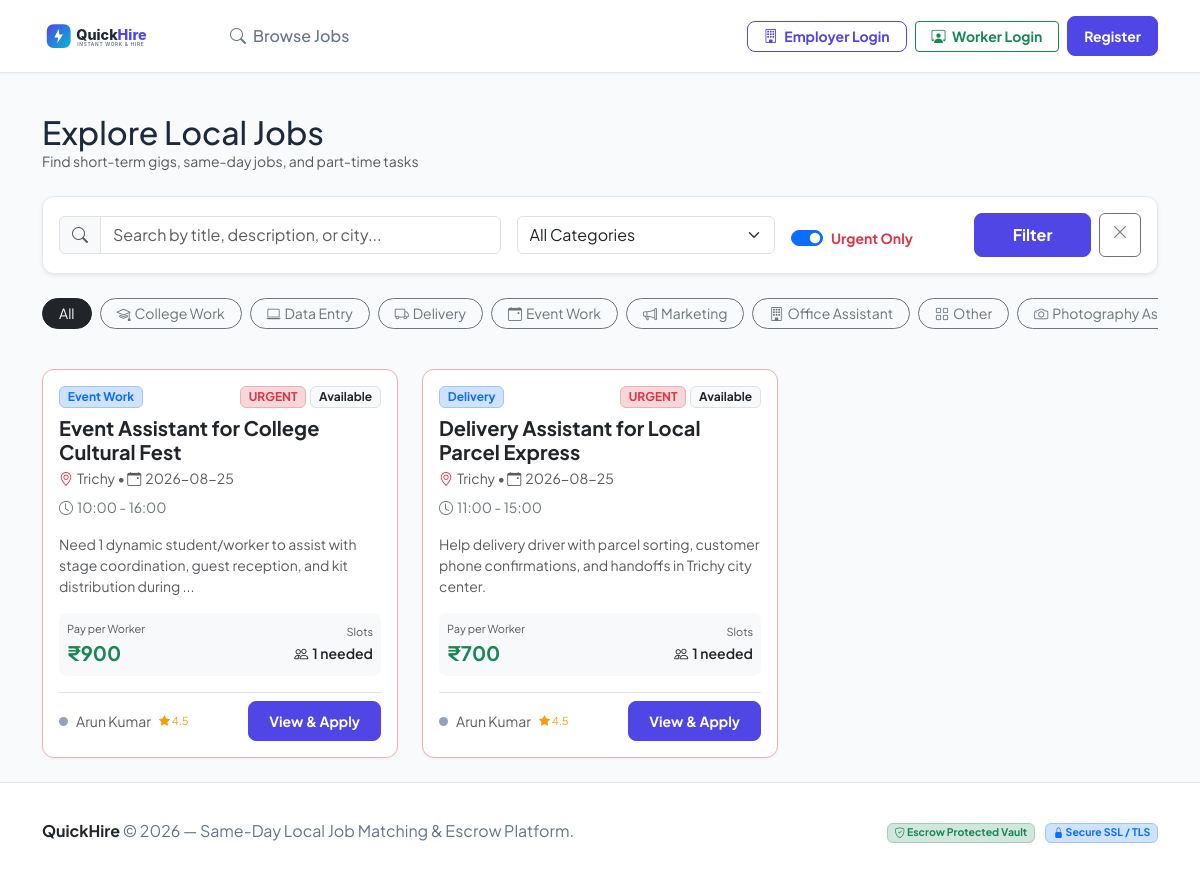
The page /jobs?urgent=1 on the database its author committed.
### tables this page shows
CREATE TABLE categories (
    id INTEGER PRIMARY KEY AUTOINCREMENT,
    name TEXT UNIQUE NOT NULL,
    icon TEXT DEFAULT 'bi-briefcase'
);

CREATE TABLE jobs (
    id INTEGER PRIMARY KEY AUTOINCREMENT,
    poster_id INTEGER NOT NULL,
    title TEXT NOT NULL,
    category TEXT NOT NULL,
    description TEXT NOT NULL,
    location TEXT NOT NULL,
    job_date TEXT NOT NULL,
    start_time TEXT NOT NULL,
    end_time TEXT NOT NULL,
    required_workers INTEGER NOT NULL DEFAULT 1,
    payment REAL NOT NULL,
    urgent INTEGER DEFAULT 0,
    status TEXT DEFAULT 'Available',
    created_at TIMESTAMP DEFAULT CURRENT_TIMESTAMP,
    FOREIGN KEY (poster_id) REFERENCES users(id) ON DELETE CASCADE
);

CREATE TABLE users (
    id INTEGER PRIMARY KEY AUTOINCREMENT,
    name TEXT NOT NULL,
    email TEXT UNIQUE NOT NULL,
    password TEXT NOT NULL,
    skills TEXT DEFAULT '',
    location TEXT DEFAULT '',
    phone TEXT DEFAULT '+91 98765 43210',
    role TEXT DEFAULT 'worker',
    wallet_balance REAL DEFAULT 5000.0,
    secured_balance REAL DEFAULT 0.0,
    rating REAL DEFAULT NULL,
    reliability_score INTEGER DEFAULT 100,
    completed_jobs INTEGER DEFAULT 0,
    late_arrivals INTEGER DEFAULT 0,
    no_shows INTEGER DEFAULT 0,
    is_online INTEGER DEFAULT 0,
    created_at TIMESTAMP DEFAULT CURRENT_TIMESTAMP
);

### backend/routes/job_routes.py (the view)
@job_bp.route('/jobs')
def jobs():
    search = request.args.get('search', '').strip()
    category = request.args.get('category', '').strip()
    urgent_only = request.args.get('urgent') == '1'
    all_jobs = JobModel.get_all(search=search, category=category, urgent_only=urgent_only)
    with db_cursor() as cur:
        cur.execute("SELECT * FROM categories ORDER BY name ASC")
        categories = [dict(row) for row in cur.fetchall()]
    return render_template(
        'jobs.html',
        jobs=all_jobs,
        categories=categories,
        search=search,
        selected_category=category,
        urgent_only=urgent_only
    )

### backend/models.py (called while the page is built, shortened)
def get_db_path():
    return os.path.join(DATABASE_DIR, 'quickhire.db')

def get_db_connection():
    turso_conn = get_turso_connection()
    if turso_conn:
        return turso_conn
    db_file = get_db_path()
    conn = sqlite3.connect(db_file)
    conn.row_factory = sqlite3.Row
    conn.execute("PRAGMA foreign_keys = ON;")
    return conn

@contextmanager
def db_cursor(commit=False):
    conn = get_db_connection()
    cursor = conn.cursor()
    try:
        yield cursor
        if commit:
            conn.commit()
    except Exception:
        conn.rollback()
        raise
    finally:
        conn.close()

### backend/services/auth_service.py (called while the page is built)
def get_current_user():
    user_id = session.get('user_id')
    if not user_id:
        return None
    return UserModel.get_by_id(user_id)

### database/turso_adapter.py (called while the page is built)
def get_turso_connection():
    url = os.environ.get('TURSO_DATABASE_URL') or os.environ.get('TURSO_URL')
    token = os.environ.get('TURSO_AUTH_TOKEN') or os.environ.get('TURSO_TOKEN')
    if url and token:
        return TursoConnection(url, token)
    return None

### frontend/templates/jobs.html (shortened to what this page needs)
{% extends "base.html" %}
{% block content %}
<div class="container py-4">
  <div class="d-flex flex-column flex-md-row justify-content-between align-items-md-center gap-3 mb-4">
    <div>
      <h2 class="fw-extrabold m-0">Explore Local Jobs</h2>
      <p class="text-muted small m-0">Find short-term gigs, same-day jobs, and part-time tasks</p>
    </div>
  </div>
  <div class="card card-custom p-3 mb-4 shadow-sm">
    <form action="{{ url_for('job_routes.jobs') }}" method="GET" class="row g-3 align-items-center">
      <div class="col-md-5">
        <div class="input-group">
          <span class="input-group-text bg-light"><i class="bi bi-search text-muted"></i></span>
          <input type="text" name="search" class="form-control" placeholder="Search by title, description, or city..." value="{{ search or '' }}">
        </div>
      </div>
      <div class="col-md-3">
        <select name="category" class="form-select">
          <option value="">All Categories</option>
        </select>
      </div>
      <div class="col-md-2">
        <div class="form-check form-switch pt-2">
          <input class="form-check-input" type="checkbox" id="urgentSwitch" name="urgent" value="1" {% if urgent_only %}checked{% endif %}>
          <label class="form-check-label small fw-bold text-danger" for="urgentSwitch">Urgent Only</label>
        </div>
      </div>
      <div class="col-md-2 d-flex gap-2">
        <button type="submit" class="btn btn-primary w-100 fw-bold">Filter</button>
        {% if search or selected_category or urgent_only %}
          <a href="{{ url_for('job_routes.jobs') }}" class="btn btn-outline-secondary" title="Clear Filters"><i class="bi bi-x-lg"></i></a>
        {% endif %}
      </div>
    </form>
  </div>
  <div class="d-flex gap-2 overflow-auto pb-3 mb-4 text-nowrap">
    <a href="{{ url_for('job_routes.jobs', search=search, urgent='1' if urgent_only else '') }}" class="btn btn-sm {% if not selected_category %}btn-dark{% else %}btn-outline-secondary{% endif %} rounded-pill px-3">
      All
    </a>
    {% for cat in categories %}
    <a href="{{ url_for('job_routes.jobs', category=cat.name, search=search, urgent='1' if urgent_only else '') }}" class="btn btn-sm {% if selected_category == cat.name %}btn-primary{% else %}btn-outline-secondary{% endif %} rounded-pill px-3">
      <i class="bi {{ cat.icon }} me-1"></i>{{ cat.name }}
    </a>
    {% endfor %}
  </div>
  {% if jobs %}
    <div class="row g-4">
      {% for job in jobs %}
      <div class="col-md-6 col-lg-4">
        <div class="card card-custom card-interactive h-100 d-flex flex-column {% if job.urgent %}border-danger-subtle{% endif %}">
          <div class="card-body d-flex flex-column">
            <div class="d-flex justify-content-between align-items-start mb-2">
              <span class="badge bg-primary-subtle text-primary border border-primary-subtle">{{ job.category }}</span>
              <div class="d-flex gap-1 align-items-center">
                {% if job.urgent %}
                  <span class="badge bg-danger-subtle text-danger border border-danger-subtle fw-bold">URGENT</span>
                {% endif %}
                <span class="badge bg-light text-dark border">{{ job.status }}</span>
              </div>
            </div>
            <h5 class="card-title fw-bold mb-1">
              <a href="{{ url_for('job_routes.job_details', job_id=job.id) }}" class="text-dark text-decoration-none">
                {{ job.title }}
              </a>
            </h5>
            <div class="text-muted small mb-2">
              <i class="bi bi-geo-alt me-1 text-danger"></i>{{ job.location }} &bull;
              <i class="bi bi-calendar-event me-1"></i>{{ job.job_date }}
            </div>
            <div class="small text-secondary mb-3">
              <i class="bi bi-clock me-1"></i>{{ job.start_time }} - {{ job.end_time }}
            </div>
            <p class="card-text text-muted small flex-grow-1">
              {{ job.description[:110] }}{% if job.description|length > 110 %}...{% endif %}
            </p>
            <div class="p-2 bg-light rounded-3 d-flex justify-content-between align-items-center mb-3">
              <div>
                <span class="text-muted small d-block" style="font-size: 11px;">Pay per Worker</span>
                <span class="fs-5 fw-bold text-success">₹{{ "%.0f"|format(job.payment) }}</span>
              </div>
              <div class="text-end">
                <span class="text-muted small d-block" style="font-size: 11px;">Slots</span>
                <span class="fw-semibold small"><i class="bi bi-people me-1"></i>{{ job.required_workers }} needed</span>
              </div>
            </div>
            <div class="d-flex justify-content-between align-items-center pt-2 border-top">
              <div class="d-flex align-items-center gap-1 small">
                <span class="online-dot {% if not job.poster_is_online %}offline{% endif %}"></span>
                <span class="text-muted">{{ job.poster_name }}</span>
                {% if job.poster_rating %}
                  <span class="star-rating ms-1" style="font-size: 11px;"><i class="bi bi-star-fill"></i> {{ "%.1f"|format(job.poster_rating) }}</span>
                {% endif %}
              </div>
              <a href="{{ url_for('job_routes.job_details', job_id=job.id) }}" class="btn btn-sm btn-primary fw-bold">
                View &amp; Apply
              </a>
            </div>
          </div>
        </div>
      </div>
      {% endfor %}
    </div>
  {% endif %}
</div>
{% endblock %}

### frontend/static/css/style.css (style rules this page uses)
:root { --primary: #4f46e5; --primary-hover: #4338ca; --primary-light: #eef2ff; --secondary: #06b6d4; --accent: #f59e0b; --dark: #0f172a; --text-main: #1e293b; --text-muted: #64748b; --bg-page: #f8fafc; --bg-card: #ffffff; --border-color: #e2e8f0; --success: #10b981; --danger: #ef4444; --warning: #f59e0b; --radius-sm: 8px; --radius-md: 12px; --radius-lg: 16px; --shadow-sm: 0 1px 3px rgba(0, 0, 0, 0.05); --shadow-md: 0 4px 6px -1px rgba(0, 0, 0, 0.07), 0 2px 4px -2px rgba(0, 0, 0, 0.05); --shadow-lg: 0 10px 15px -3px rgba(0, 0, 0, 0.08), 0 4px 6px -4px rgba(0, 0, 0, 0.04); }
body { font-family: 'Plus Jakarta Sans', -apple-system, BlinkMacSystemFont, 'Segoe UI', Roboto, sans-serif; background-color: var(--bg-page); color: var(--text-main); min-height: 100vh; display: flex; flex-direction: column; }
.online-dot { display: inline-block; width: 9px; height: 9px; border-radius: 50%; background-color: var(--success); box-shadow: 0 0 0 2px rgba(16, 185, 129, 0.25); margin-right: 4px; }
.online-dot.offline { background-color: #94a3b8; box-shadow: none; }
.btn-primary { background-color: var(--primary); border-color: var(--primary); font-weight: 600; border-radius: var(--radius-sm); padding: 0.55rem 1.25rem; transition: all 0.2s ease; }
.card-custom { background: var(--bg-card); border: 1px solid var(--border-color); border-radius: var(--radius-md); box-shadow: var(--shadow-sm); transition: transform 0.2s ease, box-shadow 0.2s ease; }
.star-rating { color: #f59e0b; }

### rows shown on the page
categories: name "College Work"
categories: name "Data Entry"
categories: name "Delivery"
categories: name "Event Work"
categories: name "Marketing"
categories: name "Office Assistant"
categories: name "Other"
categories: name "Photography…"
jobs: category "Event Work", urgent "URGENT", status "Available", title "Event Assistant for College Cultural Fest", location "Trichy", job_date "2026-08-25", start_time "10:00", end_time "16:00", description "Need 1 dynamic student/worker to assist with stage coordination, guest reception, and kit distribution during", payment "900", required_workers "1", poster_name "Arun Kumar"
users: poster_rating "4.5"
jobs: category "Delivery", urgent "URGENT", status "Available", title "Delivery Assistant for Local Parcel Express", location "Trichy", job_date "2026-08-25", start_time "11:00", end_time "15:00", description "Help delivery driver with parcel sorting, customer phone confirmations, and handoffs in Trichy city center.", payment "700", required_workers "1", poster_name "Arun Kumar"
